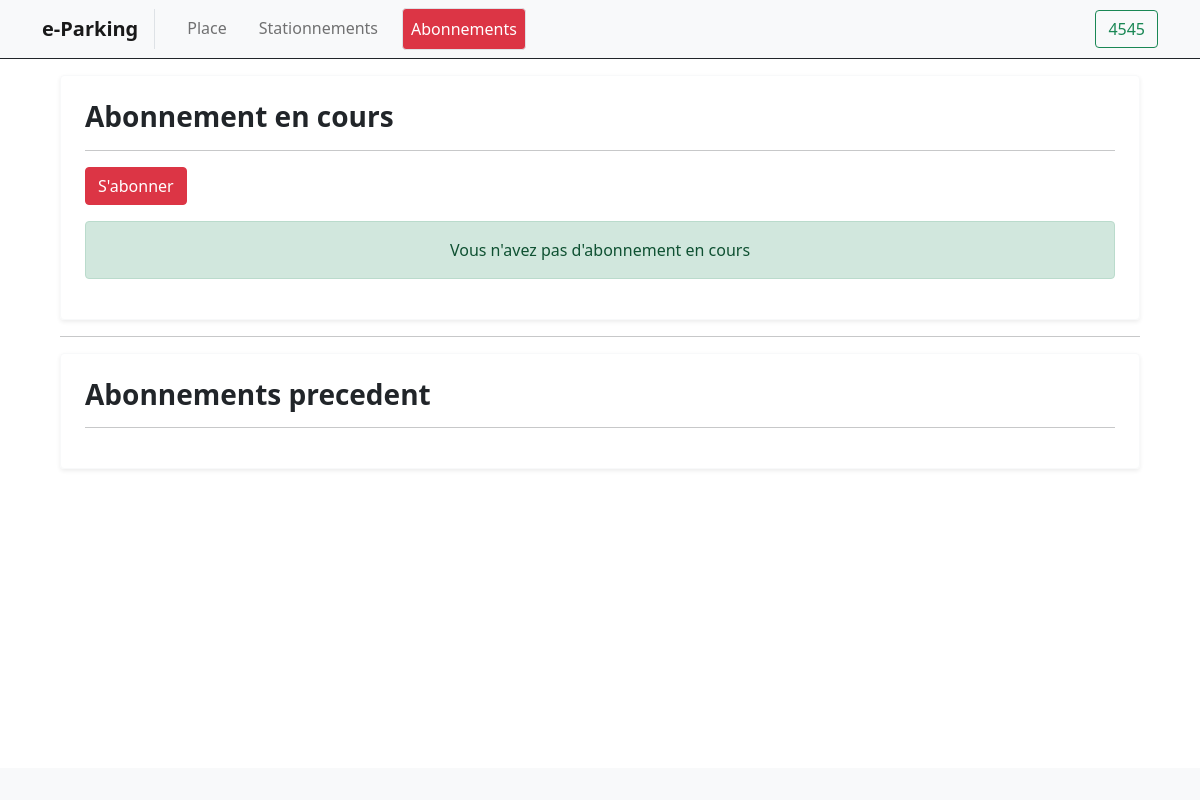
Before: /client/abonnement (signed in) with the older database file.
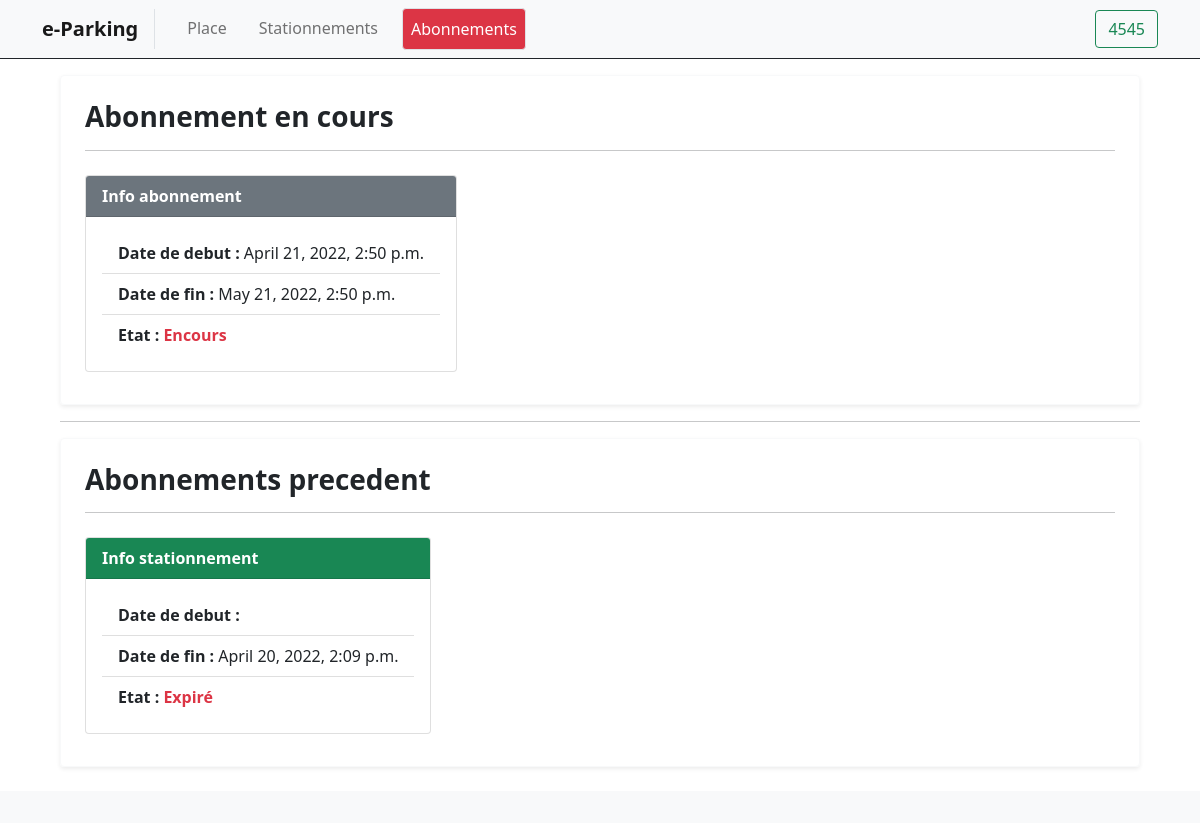
After: the same page with the newer database file.
### client/models.py (models this page shows, shortened)
class Abonnement(models.Model):
    numA = models.IntegerField(blank=True, null=True)
    dateD = models.DateTimeField(auto_now=True)
    dateF = models.DateTimeField(null = True, blank=True)
    client = models.ForeignKey(Utilisateur, on_delete=models.CASCADE)
    def encour(self):
        expired_on = self.dateF.replace(tzinfo=utc)
        checked_on = datetime.now().replace(tzinfo=utc)
        if expired_on>checked_on:
            return True
        return False
    encour = property(encour)

### client/views.py (the view)
# urls.py: path('abonnement', views.abonnement, name='abonnement'),
def abonnement(request, error = False):
    if request.user.is_authenticated:
        abonnement = Abonnement.objects.all()
        client = Utilisateur.objects.get( user = request.user )
        context = {
            'abonnement':abonnement,
            'abonlink':True,
            'client': client,
            'error' : error,
        }
        return render(request, 'client/abonnement.html', context=context )
    return redirect('login')

### client/models.py (called while the page is built)
    def abonnementEncours(self):
        return Abonnement.objects.filter(client = self).last()

### client/templates/client/abonnement.html (shortened to what this page needs)
{% extends 'client/base/base.html' %}
{% load crispy_forms_tags %}
{% load static %}
{% block content %}
<div class="px-5 py-2">
    <div class="pb-5">
        <div class="border border-light rounded p-4 shadow-sm">
            <div class="fw-bold h3">
                Abonnement en cours
            </div>
            <hr />
            {% if not client.encour.encour %}
            <a class="btn btn-danger mb-3" data-bs-toggle="modal" href="#exampleModalToggle" role="button">S'abonner</a>
            <div class="alert alert-success text-center" role="alert">
                Vous n'avez pas d'abonnement en cours
            </div>
            {% endif %}
            <div class="d-flex flex-wrap justify-content-between">
                {% for abon in abonnement %}
                {% if abon.encour %}
                <div class="card my-2">
                    <div class="card-header text-white fw-bold bg-secondary">
                        Info abonnement
                    </div>
                    <div class="card-body">
                        <ul class="list-group list-group-flush">
                            <li class="list-group-item"><span class="fw-bold">Date de debut : </span> {{abon.dateD}}</li>
                            <li class="list-group-item"><span class="fw-bold">Date de fin :</span>
                                {{abon.dateF}} </li>
                            <li class="list-group-item"><span class="fw-bold">Etat :</span>
                                <span class=" fw-bold text-danger"> Encours </span>
                            </li>
                        </ul>
                    </div>
                </div>
                {% endif %}
                {% endfor %}
            </div>
        </div>
        <hr />
        <div class="border border-light rounded p-4 shadow-sm">
            <div class="fw-bold h3">
                Abonnements precedent
            </div>
            <hr />
            <div class="d-flex flex-wrap justify-content-between">
                {% for abon in abonnement %}
                {% if not abon.encour  %}
                <div class="card my-2">
                    <div class="card-header text-white fw-bold bg-success">
                        Info stationnement
                    </div>
                    <div class="card-body">
                        <ul class="list-group list-group-flush">
                            <li class="list-group-item"><span class="fw-bold">Date de debut :</span> {{stat.abon}}</li>
                            <li class="list-group-item"><span class="fw-bold">Date de fin :</span>
                                {{abon.dateF|default_if_none:"--"}}</li>
                            <li class="list-group-item"><span class="fw-bold">Etat :</span>
                                <span class=" fw-bold text-danger"> Expiré </span>
                            </li>
                        </ul>
                    </div>
                </div>
                {% endif %}
                {% endfor %}
            </div>
        </div>
    </div>
</div>
{% endblock %}

Changed rows visible on the page:
added Abonnement: dateD "April 21, 2022, 2:50 p.m.", dateF "May 21, 2022, 2:50 p.m."
added Abonnement: dateF "April 20, 2022, 2:09 p.m."
Other visible differences:
text no longer shown: "S'abonner Vous n'avez pas d'abonnement en cours"
